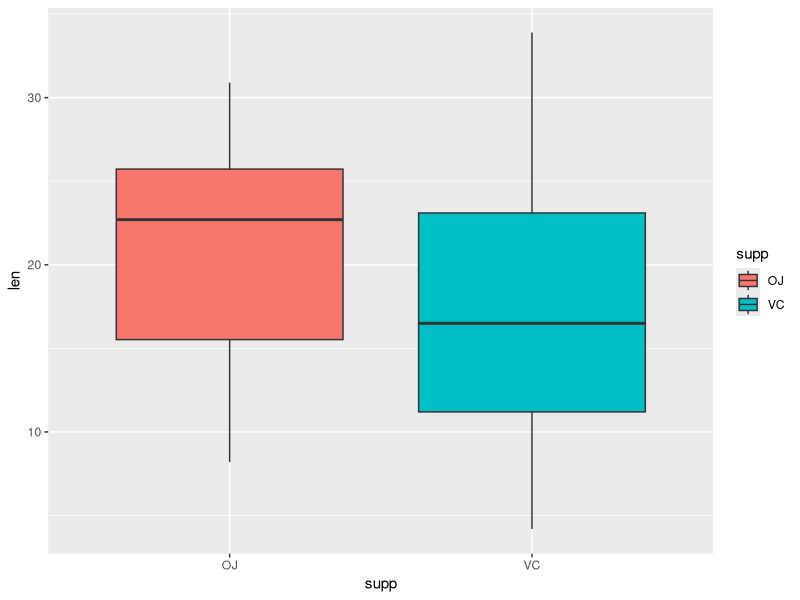
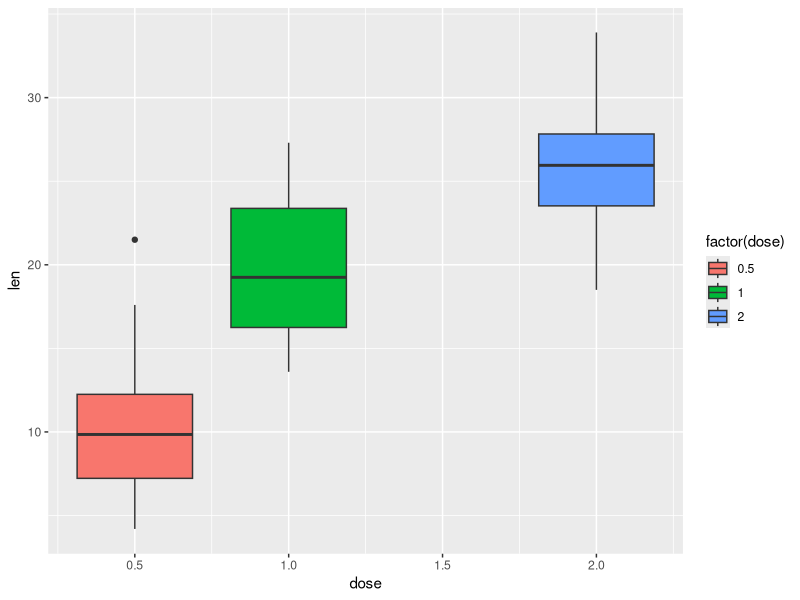

Here is the R script that generated these plots, in order: (Note: this script raises an error after producing the figures.)
# load the libraries and read in the raw data
library(ggplot2)
library(datasets)

head(ToothGrowth)
unique(ToothGrowth$dose)
unique(ToothGrowth$supp)
summary(ToothGrowth)

# inital plot of the data
#tooth_plot <- ggplot(data = ToothGrowth, aes(x = supp, y = len)) +
#              geom_boxplot(aes(fill = supp)) +
#              facet_wrap(~dose)

tooth_plot_01 <- ggplot(data = ToothGrowth, aes(x = supp, y = len)) +
                  geom_boxplot(aes(fill = supp))
print(tooth_plot_01)

tooth_plot_02 <- ggplot(data = ToothGrowth, aes(x = dose, y = len)) +
                  geom_boxplot(aes(fill = factor(dose)))
print(tooth_plot_02)

test01 <- t.test(len ~ supp, data = ToothGrowth, paired = FALSE)

growth_dose_A <- subset(ToothGrowth, dose %in% c(0.5, 1.0))
growth_dose_B <- subset(ToothGrowth, dose %in% c(1.0, 2.0))
growth_dose_C <- subset(ToothGrowth, dose %in% c(0.5, 2.0))

t.test(len ~ dose, data = growth_dose_A, paired = FALSE)
t.test(len ~ dose, data = growth_dose_B, paired = FALSE)
t.test(len ~ dose, data = growth_dose_C, paired = FALSE)

